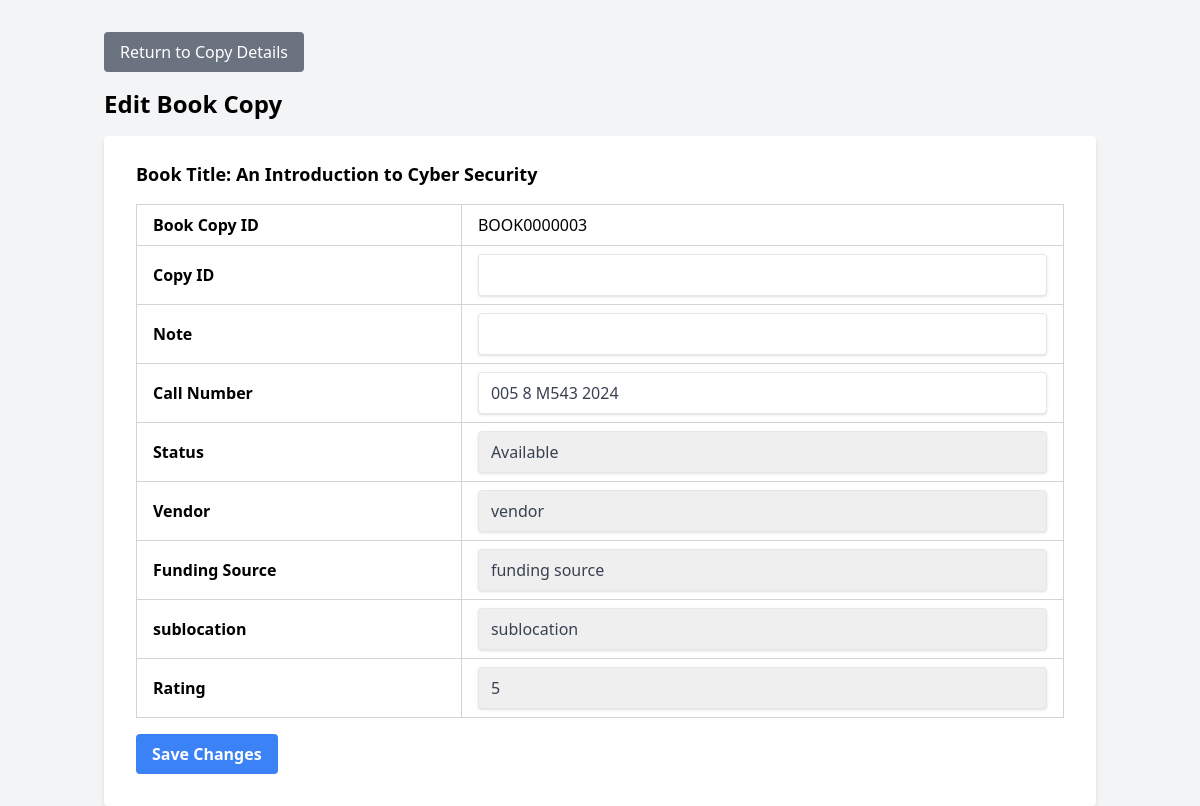
/dashboard/page/include/edit_copy.php?book_copy_ID=809, run on an earlier commit of the app's database.
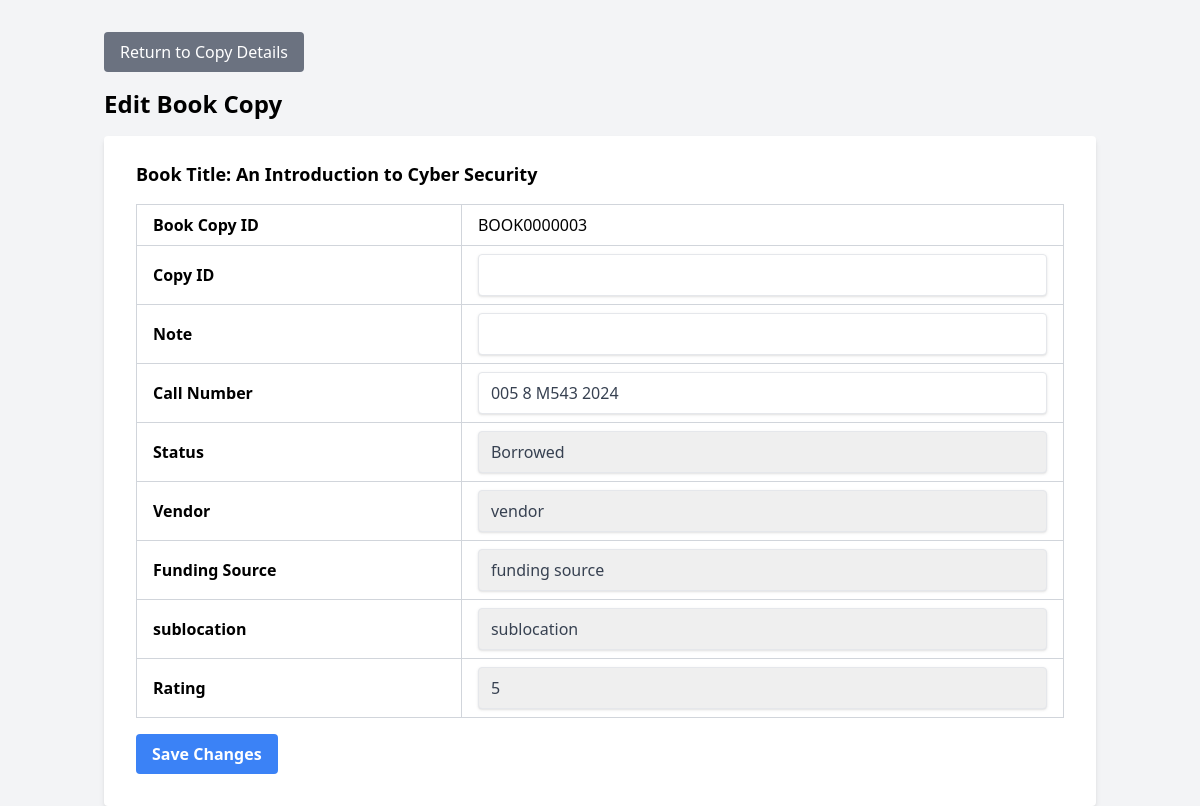
And on a later commit of the database.
### tables this page shows
CREATE TABLE `book_copies` (
  `book_copy_ID` int(11) NOT NULL,
  `book_id` int(11) NOT NULL,
  `book_copy` varchar(50) NOT NULL,
  `copy_ID` varchar(50) NOT NULL,
  `B_title` varchar(255) NOT NULL,
  `status` enum('Available','Borrowed','Reserved') DEFAULT NULL,
  `callNumber` varchar(50) DEFAULT NULL,
  `circulationType` varchar(50) DEFAULT NULL,
  `dateAcquired` date DEFAULT NULL,
  `description1` text DEFAULT NULL,
  `description2` text DEFAULT NULL,
  `description3` text DEFAULT NULL,
  `number1` int(11) DEFAULT NULL,
  `number2` int(11) DEFAULT NULL,
  `number3` int(11) DEFAULT NULL,
  `sublocation` varchar(100) DEFAULT NULL,
  `vendor` varchar(100) DEFAULT NULL,
  `fundingSource` varchar(100) DEFAULT NULL,
  `rating` int(11) NOT NULL DEFAULT 0,
  `note` varchar(50) NOT NULL
);

CREATE TABLE `book` (
  `book_id` int(11) NOT NULL,
  `B_title` varchar(255) NOT NULL,
  `subtitle` varchar(255) DEFAULT NULL,
  `author` varchar(255) DEFAULT NULL,
  `edition` varchar(255) DEFAULT NULL,
  `LCCN` varchar(255) DEFAULT NULL,
  `ISBN` varchar(255) DEFAULT NULL,
  `ISSN` varchar(255) DEFAULT NULL,
  `MT` varchar(255) DEFAULT NULL,
  `ST` varchar(255) DEFAULT NULL,
  `journal` varchar(255) NOT NULL,
  `place` varchar(255) DEFAULT NULL,
  `publisher` varchar(255) DEFAULT NULL,
  `Pdate` date DEFAULT NULL,
  `copyright` varchar(255) DEFAULT NULL,
  `extent` varchar(255) DEFAULT NULL,
  `Odetail` text DEFAULT NULL,
  `size` varchar(255) DEFAULT NULL,
  `url` varchar(255) DEFAULT NULL,
  `Description` text DEFAULT NULL,
  `UTitle` varchar(255) DEFAULT NULL,
  `VForm` varchar(255) DEFAULT NULL,
  `SUTitle` varchar(255) DEFAULT NULL,
  `volume` int(11) DEFAULT NULL,
  `note` varchar(50) DEFAULT NULL,
  `photo` varchar(255) DEFAULT NULL
);

### dashboard/page/include/edit_copy.php (the view, shortened to what this page needs)
<?php
    include '../../config.php';
    $book_copy_ID = isset($_GET['book_copy_ID']) ? $_GET['book_copy_ID'] : '';
    $vendors_result = $conn->query("SELECT id, name FROM vendor");
    $fund_result = $conn->query("SELECT id, name FROM fundingsource");
    $sub_result = $conn->query("SELECT id, name FROM sublocation");
    $sql = "SELECT bc.*, b.B_title,
                    v.name AS vendor_name,
                    fs.name AS funding_source_name,
                    sl.name AS sublocation_name
            FROM book_copies bc
            JOIN book b ON bc.book_ID = b.book_ID
            LEFT JOIN vendor v ON bc.vendor = v.id
            LEFT JOIN fundingsource fs ON bc.fundingSource = fs.id
            LEFT JOIN sublocation sl ON bc.sublocation = sl.id
            WHERE bc.book_copy_ID = '" . $conn->real_escape_string($book_copy_ID) . "'";
    $result = $conn->query($sql);
    if (!$result) {
        $message = "Error retrieving copy details: " . $conn->error;
        $message_type = "error";
        $copy_data = [];
    } elseif ($result->num_rows == 0) {
        $message = "No copy found with the specified ID.";
        $message_type = "warning";
        $copy_data = [];
    } else {
        $copy_data = $result->fetch_assoc();
    }
?>
<!DOCTYPE html>
<html lang="en">
<head>
    <script src="https://cdn.tailwindcss.com"></script>
</head>
<body class="bg-gray-100">
    <div class="container mx-auto mt-8 px-4">
        <a href="../viewcopy.php?book_copy_ID=<?php echo urlencode($book_copy_ID); ?>"
            class="bg-gray-500 text-white px-4 py-2 rounded hover:bg-gray-600 inline-block mb-4">Return to Copy Details</a>
        <h2 class="text-2xl font-semibold mb-4">Edit Book Copy</h2>
        <?php if (!empty($copy_data)): ?>
        <form method="POST" class="bg-white shadow-md rounded px-8 pt-6 pb-8">
            <div class="mb-4">
                <h3 class="text-lg font-bold">Book Title: <?php echo htmlspecialchars($copy_data['B_title']); ?></h3>
            </div>
            <table class="table-auto w-full border-collapse border border-gray-300">
                <tbody>
                    <tr>
                        <td class="border border-gray-300 px-4 py-2 font-semibold">Book Copy ID</td>
                        <td class="border border-gray-300 px-4 py-2">
                            <?php echo htmlspecialchars($copy_data['book_copy']); ?>
                        </td>
                    </tr>
                    <tr>
                        <td class="border border-gray-300 px-4 py-2 font-semibold">Copy ID</td>
                        <td class="border border-gray-300 px-4 py-2">
                            <input type="text" class="shadow appearance-none border rounded w-full py-2 px-3 text-gray-700 focus:outline-none focus:shadow-outline" id="copy_ID" name="copy_ID" value="<?php echo htmlspecialchars($copy_data['copy_ID']); ?>" >
                        </td>
                    </tr>
                    <tr>
                        <td class="border border-gray-300 px-4 py-2 font-semibold">Note</td>
                        <td class="border border-gray-300 px-4 py-2">
                            <input type="text" class="shadow appearance-none border rounded w-full py-2 px-3 text-gray-700 focus:outline-none focus:shadow-outline" id="note" name="note" value="<?php echo htmlspecialchars($copy_data['note']); ?>" >
                        </td>
                    </tr>
                    <tr>
                        <td class="border border-gray-300 px-4 py-2 font-semibold">Call Number</td>
                        <td class="border border-gray-300 px-4 py-2">
                            <input type="text" class="shadow appearance-none border rounded w-full py-2 px-3 text-gray-700 focus:outline-none focus:shadow-outline" id="callNumber" name="callNumber" value="<?php echo htmlspecialchars($copy_data['callNumber']); ?>" >
                        </td>
                    </tr>
                    <tr>
                        <td class="border border-gray-300 px-4 py-2 font-semibold">Status</td>
                        <td class="border border-gray-300 px-4 py-2">
                            <select class="shadow appearance-none border rounded w-full py-2 px-3 text-gray-700 focus:outline-none focus:shadow-outline" id="status" name="status" >
                                <option value="Available" <?php echo $copy_data['status'] == 'Available' ? 'selected' : ''; ?>>Available</option>
                                <option value="Borrowed" <?php echo $copy_data['status'] == 'Borrowed' ? 'selected' : ''; ?>>Borrowed</option>
                            </select>
                        </td>
                    </tr>
                    <tr>
                        <td class="border border-gray-300 px-4 py-2 font-semibold">Vendor</td>
                        <td class="border border-gray-300 px-4 py-2">
                            <select name="vendor" id="vendor" class="shadow appearance-none border rounded w-full py-2 px-3 text-gray-700 focus:outline-none focus:shadow-outline">
                            <?php
                                while ($vendor_row = $vendors_result->fetch_assoc()) {
                                    $selected = ($vendor_row['vendor'] == $copy_data['vendor_name']) ? 'selected' : '';
                                    echo "<option value='{$vendor_row['name']}' $selected>{$vendor_row['name']}</option>";
                                }
                            ?>
                            </select>
                        </td>
                    </tr>
                    <tr>
                        <td class="border border-gray-300 px-4 py-2 font-semibold">Funding Source</td>
                        <td class="border border-gray-300 px-4 py-2">
                            <select name="fundingSource" id="fundingSource" class="shadow appearance-none border rounded w-full py-2 px-3 text-gray-700 focus:outline-none focus:shadow-outline">
                            <?php
                                while ($fund_row = $fund_result->fetch_assoc()) {
                                    $selected = ($fund_row['fundingsource'] == $copy_data['funding_source_name']) ? 'selected' : '';
                                    echo "<option value='{$fund_row['name']}' $selected>{$fund_row['name']}</option>";
                                }
                            ?>
                            </select>
                        </td>
                    </tr>
                    <tr>
                        <td class="border border-gray-300 px-4 py-2 font-semibold">sublocation</td>
                        <td class="border border-gray-300 px-4 py-2">
                            <select name="sublocation" id="sublocation" class="shadow appearance-none border rounded w-full py-2 px-3 text-gray-700 focus:outline-none focus:shadow-outline">
                            <?php
                                while ($sub_row = $sub_result->fetch_assoc()) {
                                    $selected = ($sub_row['sublocation'] == $copy_data['sublocation_name']) ? 'selected' : '';
                                    echo "<option value='{$sub_row['name']}' $selected>{$sub_row['name']}</option>";
                                }
                            ?>
                            </select>
                        </td>
                    </tr>
                    <tr>
                        <td class="border border-gray-300 px-4 py-2 font-semibold">Rating</td>
                        <td class="border border-gray-300 px-4 py-2">
                            <select class="shadow appearance-none border rounded w-full py-2 px-3 text-gray-700 focus:outline-none focus:shadow-outline" id="rating" name="rating" >
                                <option value="5" <?php echo $copy_data['rating'] == '5' ? 'selected' : ''; ?>>5</option>
                            </select>
                        </td>
                    </tr>
                </tbody>
            </table>
            <div class="flex items-center justify-between mt-4">
                <button type="submit" class="bg-blue-500 hover:bg-blue-700 text-white font-bold py-2 px-4 rounded focus:outline-none focus:shadow-outline" onclick="return confirm('Are you sure you want to save the changes to this book copy?');">Save Changes</button>
            </div>
        </form>
        <?php endif; ?>
    </div>
</body>
</html>

What changed in the data, as far as the page shows it:
changed book_copies "BOOK0000003": status "Available" → "Borrowed"
